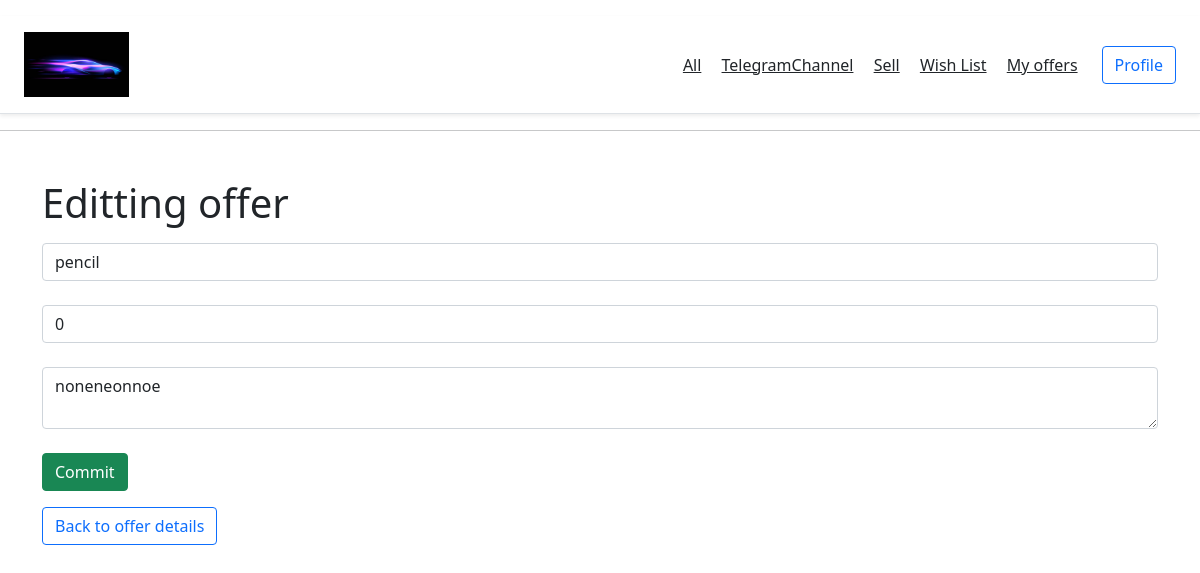
/offers/29/update (signed in), run on the app's committed database.
### app/models.py (models this page shows, shortened)
class Offer(db.Model):
    id = db.Column(db.Integer, primary_key=True)
    item_name = db.Column(db.String(140))
    price = db.Column(db.Integer, nullable=False)
    descr = db.Column(db.String(140))
    timestamp = db.Column(db.DateTime, index=True, default=datetime.utcnow)
    author_id = db.Column(db.Integer, db.ForeignKey('user.id'))

### app/routes.py (the view)
@app.route('/offers/<int:id>/update', methods=['POST', 'GET'])
@login_required
def offer_update(id):
    offer = Offer.query.get(id)
    if request.method == "POST":
        offer.item_name = request.form['item_name']
        offer.price = request.form['price']
        offer.descr = request.form['descr']
        try:
            db.session.commit()
            return redirect('/offers')
        except:
            return internal_error("An error occured while changing")
    else:
        return render_template("offer_update.html", offer=offer, id=id)

### app/models.py (called while the page is built)
@login.user_loader
def load_user(id):
    return User.query.get(int(id))

### app/templates/offer_update.html (shortened to what this page needs)
{% extends 'base.html' %}
{% block body%}
<div class="container mt-5">
  <h1>Editting offer</h1>
  <form method="post">
    <input type="text" name="item_name" id="item_name" class="form-control" value="{{ offer.item_name }}"><br>
    <input type="number" name="price" id="price" class="form-control" value="{{ offer.price }}"><br>
    <textarea name="descr" id="descr" class="form-control">{{ offer.descr }}</textarea><br>
    <input type="submit" class="btn btn-success" value="Commit"><br>
  </form>
  <a class="btn btn-outline-primary"<a href="{{ url_for('offer_detail', id=id) }}">Back to offer details</a> </a>
</div>
{% endblock %}

### data on the page
Offer: item_name "pencil", price "0", descr "noneneonnoe"
